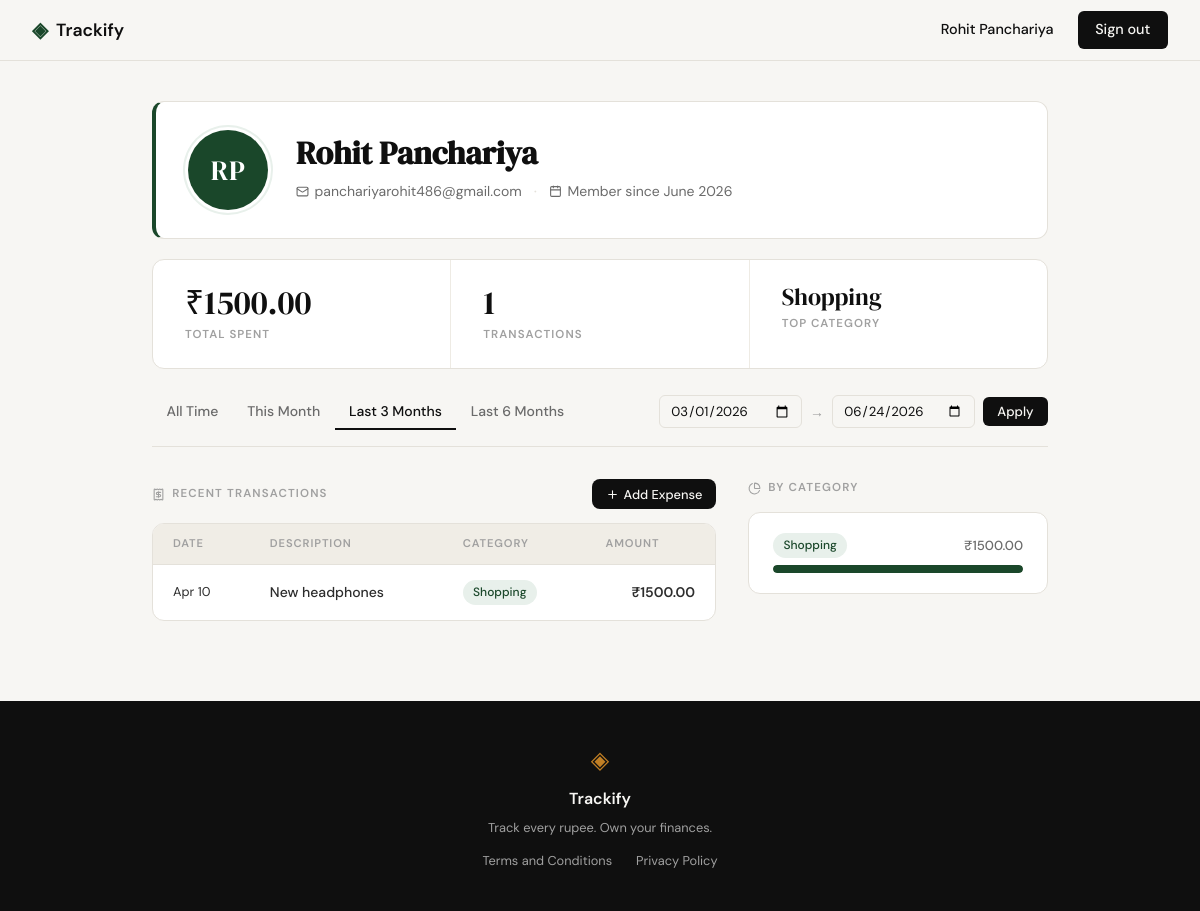
Before: /profile?date_from=2026-03-01&date_to=2026-06-24 (signed in) with the older database file.
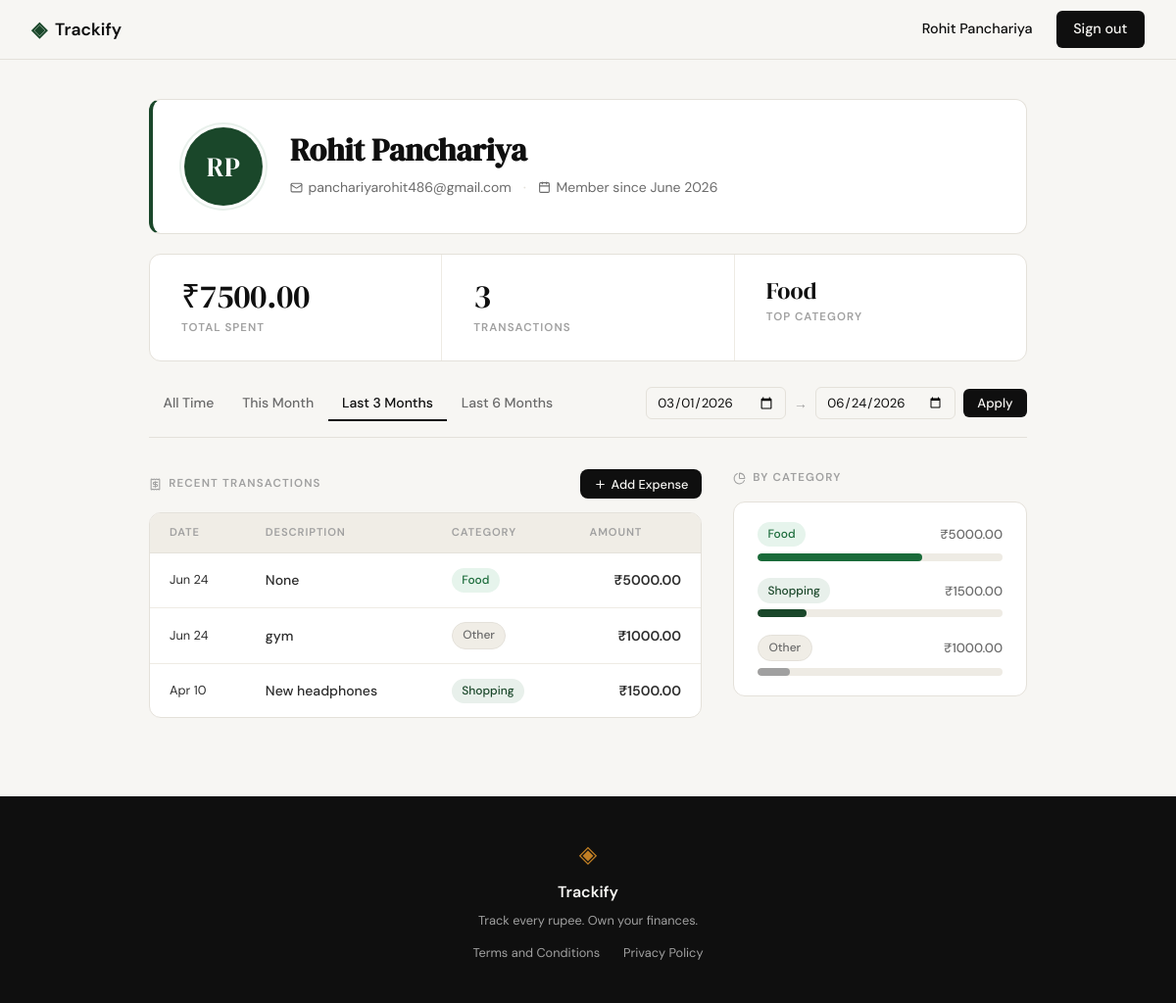
After: the same page with the newer database file.
### tables this page shows
CREATE TABLE expenses (
            id          INTEGER PRIMARY KEY AUTOINCREMENT,
            user_id     INTEGER NOT NULL REFERENCES users(id) ON DELETE CASCADE,
            amount      REAL    NOT NULL,
            category    TEXT    NOT NULL,
            date        TEXT    NOT NULL,
            description TEXT,
            created_at  TEXT    DEFAULT (datetime('now'))
        );

### app.py (the view)
@app.route("/profile")
@login_required
def profile():
    uid = session["user_id"]
    user = get_user_by_id(uid)
    today = date.today()
    today_str = today.isoformat()
    preset_this_month_from = today.replace(day=1).isoformat()
    m3, y3 = today.month - 3, today.year
    if m3 <= 0:
        m3, y3 = m3 + 12, y3 - 1
    preset_3months_from = date(y3, m3, 1).isoformat()
    m6, y6 = today.month - 6, today.year
    if m6 <= 0:
        m6, y6 = m6 + 12, y6 - 1
    preset_6months_from = date(y6, m6, 1).isoformat()
    raw_from = request.args.get('date_from', '').strip()
    raw_to   = request.args.get('date_to',   '').strip()
    date_from = date_to = None
    if raw_from:
        try:
            datetime.strptime(raw_from, '%Y-%m-%d')
            date_from = raw_from
        except ValueError:
            pass
    if raw_to:
        try:
            datetime.strptime(raw_to, '%Y-%m-%d')
            date_to = raw_to
        except ValueError:
            pass
    if bool(date_from) != bool(date_to):
        flash("Please provide both a start and an end date.")
        date_from = date_to = None
    elif date_from and date_to and date_from > date_to:
        flash("Start date must be before end date.")
        date_from = date_to = None
    if not date_from and not date_to:
        active_preset = 'all_time'
    elif date_from == preset_this_month_from and date_to == today_str:
        active_preset = 'this_month'
    elif date_from == preset_3months_from and date_to == today_str:
        active_preset = '3_months'
    elif date_from == preset_6months_from and date_to == today_str:
        active_preset = '6_months'
    else:
        active_preset = 'custom'
    stats        = get_summary_stats(uid, date_from=date_from, date_to=date_to)
    transactions = get_recent_transactions(uid, date_from=date_from, date_to=date_to)
    categories   = get_category_breakdown(uid, date_from=date_from, date_to=date_to)
    return render_template(
        "profile.html",
        user=user,
        stats=stats,
        transactions=transactions,
        categories=categories,
        valid_categories=VALID_CATEGORIES,
        date_from=date_from,
        date_to=date_to,
        active_preset=active_preset,
        preset_this_month_from=preset_this_month_from,
        preset_this_month_to=today_str,
        preset_3months_from=preset_3months_from,
        preset_3months_to=today_str,
        preset_6months_from=preset_6months_from,
        preset_6months_to=today_str,
    )

### app.py (called while the page is built)
def login_required(f):
    @functools.wraps(f)
    def decorated(*args, **kwargs):
        if not session.get('user_id'):
            flash("Please sign in to continue.")
            return redirect(url_for('login'))
        return f(*args, **kwargs)
    return decorated

### database/db.py (called while the page is built)
def get_db():
    conn = sqlite3.connect(DB_PATH)
    conn.row_factory = sqlite3.Row
    conn.execute("PRAGMA foreign_keys = ON")
    return conn

### database/queries.py (called while the page is built)
def _date_filter(user_id, date_from, date_to):
    where  = "WHERE user_id = ?"
    params = [user_id]
    if date_from and date_to:
        where  += " AND date BETWEEN ? AND ?"
        params += [date_from, date_to]
    return where, params

### templates/profile.html (shortened to what the changed rows need)
{% extends "base.html" %}
{% block content %}
<div class="profile-page">
  <div class="profile-hero">
    <div class="profile-hero-info">
      <h1 class="profile-name">{{ user.name }}</h1>
    </div>
  </div>
  <div class="profile-stats-strip">
    <div class="pstat">
      <span class="pstat-value">{{ stats.total_spent }}</span>
      <span class="pstat-label">Total Spent</span>
    </div>
    <div class="pstat">
      <span class="pstat-value">{{ stats.transaction_count }}</span>
      <span class="pstat-label">Transactions</span>
    </div>
    <div class="pstat">
      <span class="pstat-value pstat-cat">{{ stats.top_category }}</span>
      <span class="pstat-label">Top Category</span>
    </div>
  </div>
  <div class="profile-main-grid">
    <div class="profile-transactions-col">
      <div class="profile-section-header">
        <h2 class="profile-section-title">
          <i data-lucide="receipt"></i>
          Recent Transactions
        </h2>
      </div>
      <div class="profile-table-wrap">
        <table class="profile-table">
          <thead>
            <tr>
              <th>Date</th>
              <th>Description</th>
              <th>Category</th>
              <th class="amount-col">Amount</th>
            </tr>
          </thead>
          <tbody>
            {% for tx in transactions %}
            <tr>
              <td class="tx-date">{{ tx.date }}</td>
              <td class="tx-desc">{{ tx.description }}</td>
              <td>
                <span class="badge badge-{{ tx.category | lower | replace(' ', '-') }}">
                  {{ tx.category }}
                </span>
              </td>
              <td class="amount-col tx-amount">{{ tx.amount }}</td>
            </tr>
            {% else %}
            <tr>
              <td colspan="4" class="tx-empty">No transactions match your filter.</td>
            </tr>
            {% endfor %}
          </tbody>
        </table>
      </div>
    </div>
    <div class="profile-breakdown-col">
      <h2 class="profile-section-title">
        <i data-lucide="pie-chart"></i>
        By Category
      </h2>
      <div class="profile-breakdown">
        {% for cat in categories %}
        <div class="breakdown-row">
          <div class="breakdown-meta">
            <span class="badge badge-{{ cat.name | lower | replace(' ', '-') }}">{{ cat.name }}</span>
            <span class="breakdown-amount">{{ cat.amount }}</span>
          </div>
          <div class="preview-bar-track">
            <div class="preview-bar breakdown-bar breakdown-bar-{{ cat.name | lower | replace(' ', '-') }}"
                 style="width: {{ cat.pct }}%"></div>
          </div>
        </div>
        {% else %}
        <p class="breakdown-empty">No data for this period.</p>
        {% endfor %}
      </div>
    </div>
  </div>
</div>
{% endblock %}

Changed rows visible on the page:
added expenses: date "Jun 24", description "None", category "Food", amount "₹5000.00"
added expenses: date "Jun 24", description "gym", category "Other", amount "₹1000.00"
shown differently, row unchanged: expenses "New headphones": top_category "Shopping" → (not shown)
Other visible differences:
{{ stats.total_spent }}: "₹1500.00" → "₹7500.00"
{{ stats.transaction_count }}: "1" → "3"
{{ stats.top_category }}: (not shown) → "Food"
{{ cat.pct }}: 100 → 20 (drawn)
new list line: "Food ₹5000.00"
new list line: "Other ₹1000.00"
